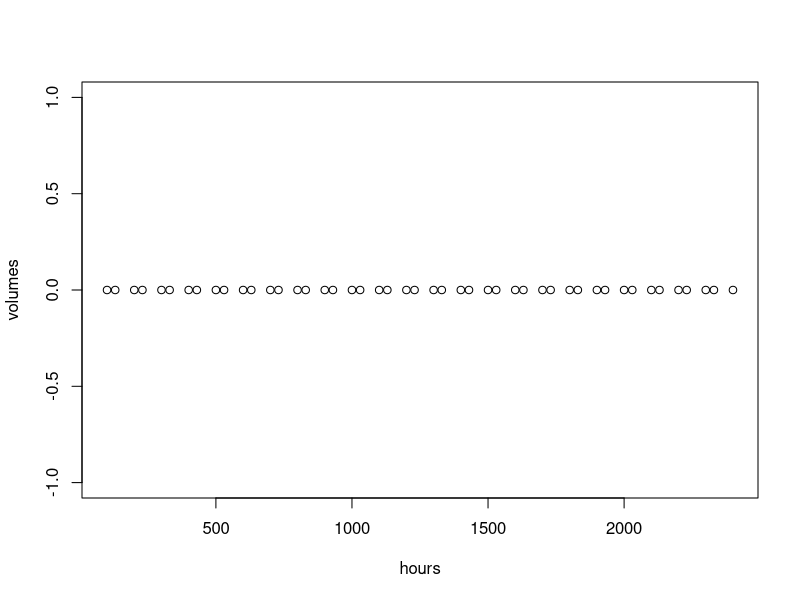
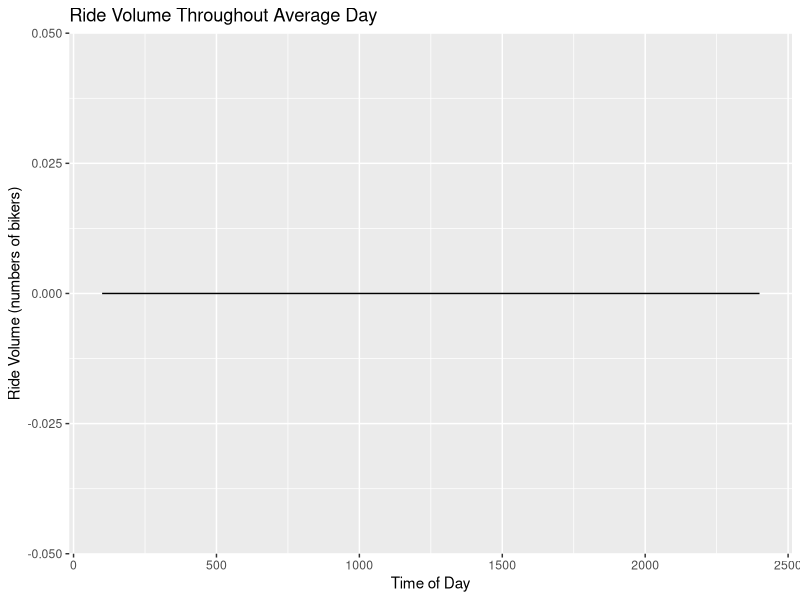

The R source for these figures, in order:
## ---- chunk 1

library(dplyr)
library(ggplot2)
library(data.table)

cb <- read.csv("citibike_new.csv") #CHANGE SO THAT IT FITS THE MERGED FILE

## ---- chunk 2

#function count number of start times and end times and then find difference
#TIME FUNCTION
ride_volume <- function(time){
  volume <- nrow(subset(cb, cb$starttime_time <= time & cb$stoptime_time >= time))
  volume
}



cb$ride_volumes <- ride_volume(cb$starttime_time)

hours <- c(100,130,200,230,300,330,400,430,500,530, 600,630,700,730,800,830,900,930,1000,1030,1100,1130,1200,1230,1300,1330,1400,1430,1500,1530,1600,1630,1700,1730,1800,1830,1900,1930,2000,2030,2100,2130,2200,2230,2300,2330,2400)

volumes <- c(ride_volume(100),  ride_volume(130), ride_volume(200), ride_volume(230), ride_volume(300), ride_volume(330), ride_volume(400), ride_volume(430), ride_volume(500), ride_volume(530), ride_volume(600), ride_volume(630), ride_volume(700),ride_volume(730), ride_volume(800), ride_volume(830), ride_volume(900), ride_volume(930), ride_volume(1000),ride_volume(1030), ride_volume(1100), ride_volume(1130), ride_volume(1200), ride_volume(1230), ride_volume(1300), ride_volume(1330), ride_volume(1400), ride_volume(1430), ride_volume(1500), ride_volume(1530), ride_volume(1600),ride_volume(1630), ride_volume(1700), ride_volume(1730), ride_volume(1800), ride_volume(1830), ride_volume(1900), ride_volume(1930), ride_volume(2000),ride_volume(2030), ride_volume(2100), ride_volume(2130), ride_volume(2200), ride_volume(2230), ride_volume(2300),ride_volume(2330), ride_volume(2400))
hour_volume <- data.frame(hours, volumes)

plot(hour_volume)

ggplot(data = hour_volume, aes(x = hour_volume$hours, y = hour_volume$volumes)) + geom_line() + labs(title = "Ride Volume Throughout Average Day", x = "Time of Day", y = "Ride Volume (numbers of bikers)")




## ---- chunk 3

#DAY OF THE WEEK
cb_sample <- sample_n(cb, 1000)
#need bar graph and read from new csv file


## ---- chunk 4

#month
cb_sample <- sample_n(cb, 1000)
#line graph and read from new csv file


